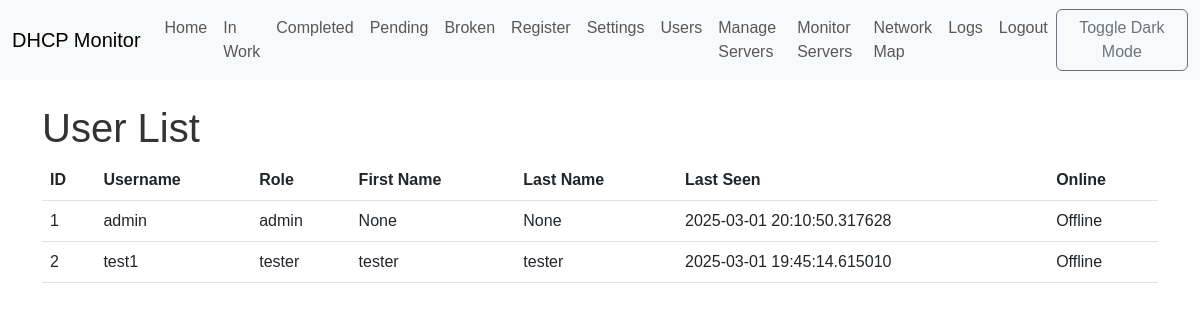
Page /users (signed in) on the earlier database version.
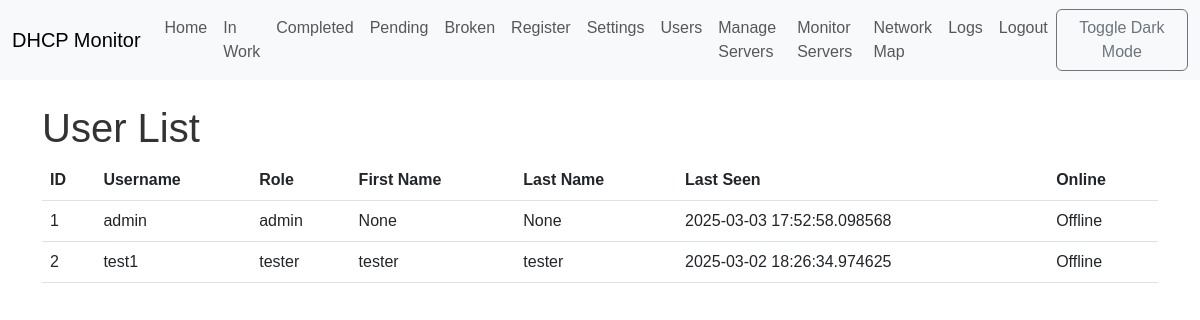
Same page on the later database version.
### app/models.py (models this page shows, shortened)
class User(UserMixin, db.Model):
    __tablename__ = 'users'
    id = db.Column(db.Integer, primary_key=True)
    username = db.Column(db.String(64), unique=True, index=True, nullable=False)
    password_hash = db.Column(db.String(128), nullable=False)
    role = db.Column(db.String(64), nullable=False, default='tester')  # 'admin', 'tester'
    first_name = db.Column(db.String(64))
    last_name = db.Column(db.String(64))
    last_seen = db.Column(db.DateTime, default=datetime.utcnow)
    leases = db.relationship('Lease', backref='taken_user', lazy='dynamic', foreign_keys='Lease.taken_by_id')
    groups = db.relationship('Group', secondary=user_groups, lazy='subquery',
                            backref=db.backref('users', lazy=True)) # Связь с группами
    journal_entries = db.relationship('Journal', back_populates='user', lazy='dynamic')
    def is_online(self):
        if self.last_seen is None:
            return False
        return self.last_seen > datetime.utcnow() - timedelta(minutes=5)

### app/users.py (the view)
@users.route('/users')
@login_required
def user_list():
    if current_user.role != 'admin':
        flash('You do not have permission to access this page.', 'danger')
        return redirect(url_for('main.index'))
    users = User.query.all()
    return render_template('users/user_list.html', users=users)

### app/models.py (called while the page is built)
@login_manager.user_loader
def load_user(user_id):
    return User.query.get(int(user_id))

### app/templates/users/user_list.html
{% extends "base.html" %}
{% block content %}
    <h1>User List</h1>
    <table class="table">
        <thead>
            <tr>
                <th>ID</th>
                <th>Username</th>
                <th>Role</th>
                <th>First Name</th>
                <th>Last Name</th>
                <th>Last Seen</th>
                <th>Online</th>
            </tr>
        </thead>
        <tbody>
            {% for user in users %}
                <tr>
                    <td>{{ user.id }}</td>
                    <td>{{ user.username }}</td>
                    <td>{{ user.role }}</td>
                    <td>{{ user.first_name }}</td>
                    <td>{{ user.last_name }}</td>
                    <td>{{ user.last_seen }}</td>
                     <td>{{ "Online" if user.is_online() else "Offline" }}</td>
                </tr>
            {% endfor %}
        </tbody>
    </table>
{% endblock %}

Differences in the rows shown:
changed User "admin": last_seen "2025-03-01 20:10:50.317628" → "2025-03-03 17:52:58.098568"
changed User "test1": last_seen "2025-03-01 19:45:14.615010" → "2025-03-02 18:26:34.974625"
